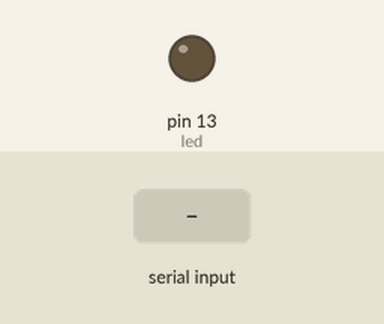
Bench run of a sketch on a simulated Arduino Uno, built with avr-gcc and run on an emulated ATmega328P. Shown: output pins drawn as LEDs (lit = HIGH). Dashed ring = blinking. Inputs (shaded band) come from the test bench.

Above: at 1.2 s.
1.3 s: "p" received over Serial
At 1.7 s:
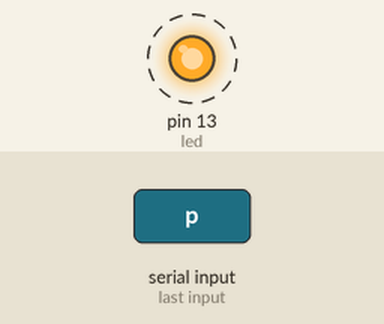
4.3 s: "l" received over Serial
At 4.7 s:
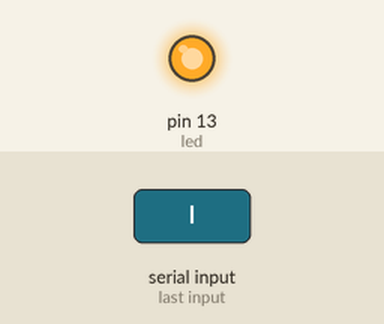
5.8 s: "d" received over Serial
At 7.0 s:
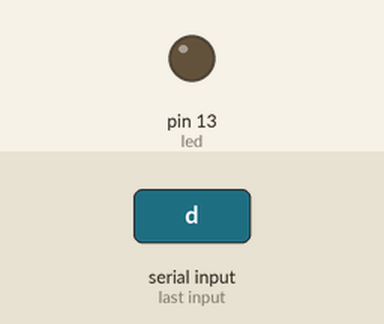
Timing chart, 0 to 8.8 s (numbered marks = the images above; inputs shaded):
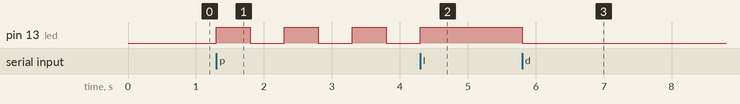

Measured:
- after the input at 1.3 s, pin 13 (led): alternates HIGH for 0.50 s and LOW for 0.50 s, starting at once
- after the input at 4.3 s, pin 13 (led): goes on until 4.3 s, then stays HIGH
- after the input at 5.8 s, pin 13 (led): HIGH → LOW at once

The sketch:

ProjetoPiscarLED.ino
```cpp
int led = 13;
char comando;
int estado = 0;

void setup() {
  pinMode(led, OUTPUT);
  Serial.begin(9600);
}

void loop() {
  if (Serial.available()){
    comando = Serial.read();

    if (comando == 'p'){
      estado = 2;
    }
    else if (comando == 'l'){
      estado = 1;
    }
    else if (comando == 'd'){
      estado = 0;
    }
  }

  if (estado == 1){
    ligar();
  }
  else if (estado == 0){
    desligar();
  }
  else if (estado == 2){
    piscar();
  }
}

void ligar(){
  digitalWrite(led, HIGH);
}

void desligar(){
  digitalWrite(led, LOW);
}

void piscar(){
  digitalWrite(led, HIGH);
  delay(500);
  digitalWrite(led, LOW);
  delay(500);
  }
```
